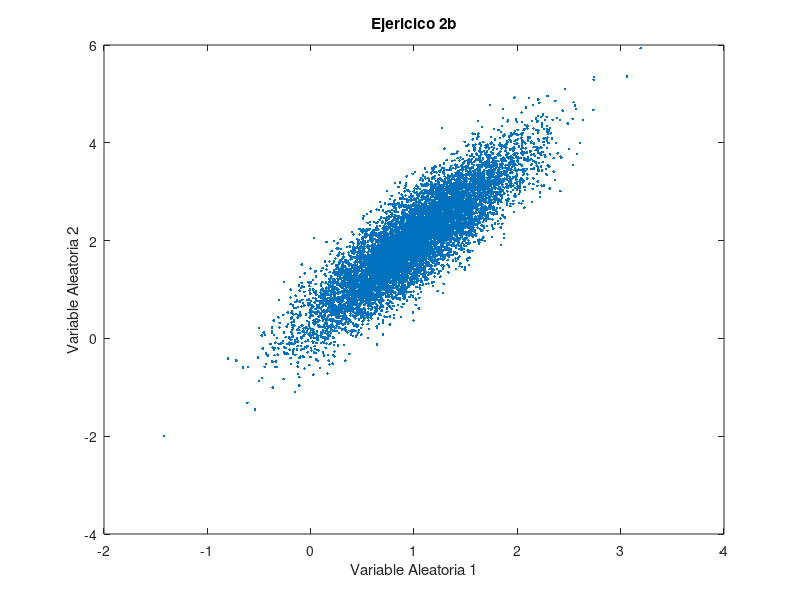

The MATLAB script that drew this image:
%Generamos la matriz A
mu1= 1;
mu2= 2;
sigma1 = 0.5;
sigma2 = 1;
rho = 0.8;
a11 = 0;
a12 = sigma1;
a21 = sigma2*sqrt(1-rho);
a22 = rho*sigma2;

n = 10000; %Repeticiones del experimento
%Genero 2 Variables aleatorias Gaussianas independientes e identicamente
%distribuidas

X1 = mvnrnd(0,1,n);
X2 = mvnrnd(0,1,n);


Y1 = a11*X1 + a12*X2 + mu1;
Y2 = a21*X1 + a22*X2 + mu2;

plot(Y1,Y2,'.');
xlabel("Variable Aleatoria 1");
ylabel("Variable Aleatoria 2");
title("Ejericico 2b");

